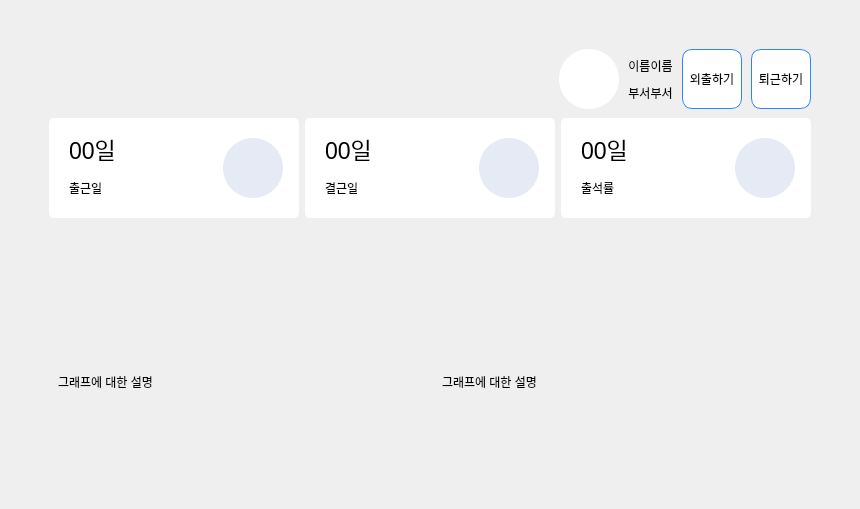
        <widget class="QWidget" name="home_page">
         <layout class="QHBoxLayout" name="horizontalLayout_9">
          <property name="leftMargin">
           <number>0</number>
          </property>
          <property name="topMargin">
           <number>0</number>
          </property>
          <property name="rightMargin">
           <number>0</number>
          </property>
          <property name="bottomMargin">
           <number>0</number>
          </property>
          <item>
           <spacer name="left_h_spacer">
            <property name="orientation">
             <enum>Qt::Horizontal</enum>
            </property>
            <property name="sizeHint" stdset="0">
             <size>
              <width>40</width>
              <height>20</height>
             </size>
            </property>
           </spacer>
          </item>
          <item>
           <widget class="QWidget" name="home_page_main_widget" native="true">
            <layout class="QVBoxLayout" name="verticalLayout_12">
             <property name="spacing">
              <number>9</number>
             </property>
             <item>
              <spacer name="verticalSpacer_4">
               <property name="orientation">
                <enum>Qt::Vertical</enum>
               </property>
               <property name="sizeHint" stdset="0">
                <size>
                 <width>20</width>
                 <height>40</height>
                </size>
               </property>
              </spacer>
             </item>
             <item>
              <layout class="QHBoxLayout" name="horizontalLayout_8">
               <property name="spacing">
                <number>0</number>
               </property>
               <item>
                <spacer name="horizontalSpacer_4">
                 <property name="orientation">
                  <enum>Qt::Horizontal</enum>
                 </property>
                 <property name="sizeHint" stdset="0">
                  <size>
                   <width>40</width>
                   <height>20</height>
                  </size>
                 </property>
                </spacer>
               </item>
               <item>
                <layout class="QHBoxLayout" name="horizontalLayout_7">
                 <property name="spacing">
                  <number>9</number>
                 </property>
                 <item>
                  <widget class="QLabel" name="img_lab">
                   <property name="minimumSize">
                    <size>
                     <width>60</width>
                     <height>60</height>
                    </size>
                   </property>
                   <property name="maximumSize">
                    <size>
                     <width>60</width>
                     <height>60</height>
                    </size>
                   </property>
                   <property name="styleSheet">
                    <string notr="true">background-color: rgb(255, 255, 255);
border-radius:30px;</string>
                   </property>
                   <property name="text">
                    <string/>
                   </property>
                   <property name="pixmap">
                    <pixmap>../../img/icon/user.png</pixmap>
                   </property>
                   <property name="scaledContents">
                    <bool>true</bool>
                   </property>
                   <property name="alignment">
                    <set>Qt::AlignCenter</set>
                   </property>
                  </widget>
                 </item>
                 <item>
                  <layout class="QVBoxLayout" name="verticalLayout_11">
                   <item>
                    <widget class="QLabel" name="home_name_lab">
                     <property name="maximumSize">
                      <size>
                       <width>16777215</width>
                       <height>30</height>
                      </size>
                     </property>
                     <property name="text">
                      <string>이름이름</string>
                     </property>
                     <property name="alignment">
                      <set>Qt::AlignBottom|Qt::AlignHCenter</set>
                     </property>
                    </widget>
                   </item>
                   <item>
                    <widget class="QLabel" name="home_dept_lab">
                     <property name="maximumSize">
                      <size>
                       <width>16777215</width>
                       <height>30</height>
                      </size>
                     </property>
                     <property name="text">
                      <string>부서부서</string>
                     </property>
                     <property name="alignment">
                      <set>Qt::AlignHCenter|Qt::AlignTop</set>
                     </property>
                    </widget>
                   </item>
                  </layout>
                 </item>
                 <item>
                  <widget class="QPushButton" name="out_btn">
                   <property name="minimumSize">
                    <size>
                     <width>60</width>
                     <height>60</height>
                    </size>
                   </property>
                   <property name="styleSheet">
                    <string notr="true">#out_btn{
border-radius:10px;
border: 1px solid #3085FE;
background-color: rgb(255, 255, 255);
}
#out_btn::hover{
	background-color: rgb(230, 236, 255);
}</string>
                   </property>
                   <property name="text">
                    <string>외출하기</string>
                   </property>
                  </widget>
                 </item>
                 <item>
                  <widget class="QPushButton" name="end_btn">
                   <property name="minimumSize">
                    <size>
                     <width>60</width>
                     <height>60</height>
                    </size>
                   </property>
                   <property name="styleSheet">
                    <string notr="true">#end_btn{border-radius:10px;
border: 1px solid #3085FE;
background-color: rgb(255, 255, 255);}
#end_btn::hover{
	background-color: rgb(230, 236, 255);
}</string>
                   </property>
                   <property name="text">
                    <string>퇴근하기</string>
                   </property>
                  </widget>
                 </item>
                </layout>
               </item>
              </layout>
             </item>
             <item>
              <widget class="QWidget" name="home_bottom_widget" native="true">
               <layout class="QVBoxLayout" name="verticalLayout_10">
                <property name="leftMargin">
                 <number>0</number>
                </property>
                <property name="topMargin">
                 <number>0</number>
                </property>
                <property name="rightMargin">
                 <number>0</number>
                </property>
                <property name="bottomMargin">
                 <number>0</number>
                </property>
                <item>
                 <layout class="QHBoxLayout" name="horizontalLayout_5">
                  <item>
                   <widget class="QWidget" name="attend_widget" native="true">
                    <property name="minimumSize">
                     <size>
                      <width>250</width>
                      <height>100</height>
                     </size>
                    </property>
                    <property name="maximumSize">
                     <size>
                      <width>16777215</width>
                      <height>100</height>
                     </size>
                    </property>
                    <property name="styleSheet">
                     <string notr="true">background-color: rgb(255, 255, 255);
border-radius:5px;</string>
                    </property>
                    <layout class="QHBoxLayout" name="horizontalLayout_4">
                     <property name="leftMargin">
                      <number>20</number>
                     </property>
                     <property name="topMargin">
                      <number>14</number>
                     </property>
                     <property name="rightMargin">
                      <number>16</number>
                     </property>
                     <property name="bottomMargin">
                      <number>14</number>
                     </property>
                     <item>
                      <layout class="QVBoxLayout" name="verticalLayout_5">
                       <item>
                        <widget class="QLabel" name="attend_day_lab">
                         <property name="maximumSize">
                          <size>
                           <width>60</width>
                           <height>16777215</height>
                          </size>
                         </property>
                         <property name="font">
                          <font>
                           <pointsize>17</pointsize>
                          </font>
                         </property>
                         <property name="text">
                          <string>00일</string>
                         </property>
                        </widget>
                       </item>
                       <item>
                        <widget class="QLabel" name="attend_text_lab">
                         <property name="maximumSize">
                          <size>
                           <width>60</width>
                           <height>16777215</height>
                          </size>
                         </property>
                         <property name="text">
                          <string>출근일</string>
                         </property>
                         <property name="alignment">
                          <set>Qt::AlignLeading|Qt::AlignLeft|Qt::AlignVCenter</set>
                         </property>
                        </widget>
                       </item>
                      </layout>
                     </item>
                     <item>
                      <spacer name="horizontalSpacer_3">
                       <property name="orientation">
                        <enum>Qt::Horizontal</enum>
                       </property>
                       <property name="sizeHint" stdset="0">
                        <size>
                         <width>40</width>
                         <height>20</height>
                        </size>
                       </property>
                      </spacer>
                     </item>
                     <item>
                      <widget class="QLabel" name="attand_img_lab">
                       <property name="minimumSize">
                        <size>
                         <width>60</width>
                         <height>60</height>
                        </size>
                       </property>
                       <property name="maximumSize">
                        <size>
                         <width>60</width>
                         <height>60</height>
                        </size>
                       </property>
                       <property name="layoutDirection">
                        <enum>Qt::LeftToRight</enum>
                       </property>
                       <property name="styleSheet">
                        <string notr="true">border-radius:30px;
background-color: rgb(230, 234, 245);</string>
                       </property>
                       <property name="text">
                        <string/>
                       </property>
                       <property name="pixmap">
                        <pixmap resource="../../img/icon/resource.qrc">:/attendance.png</pixmap>
                       </property>
                       <property name="scaledContents">
                        <bool>true</bool>
                       </property>
                       <property name="alignment">
                        <set>Qt::AlignCenter</set>
                       </property>
                      </widget>
                     </item>
                    </layout>
                   </widget>
                  </item>
                  <item>
                   <widget class="QWidget" name="out_widget" native="true">
                    <property name="minimumSize">
                     <size>
                      <width>250</width>
                      <height>100</height>
                     </size>
                    </property>
                    <property name="maximumSize">
                     <size>
                      <width>16777215</width>
                      <height>100</height>
                     </size>
                    </property>
                    <property name="styleSheet">
                     <string notr="true">background-color: rgb(255, 255, 255);
border-radius:5px;</string>
                    </property>
                    <layout class="QHBoxLayout" name="horizontalLayout_3">
                     <property name="leftMargin">
                      <number>20</number>
                     </property>
                     <property name="topMargin">
                      <number>14</number>
                     </property>
                     <property name="rightMargin">
                      <number>16</number>
                     </property>
                     <property name="bottomMargin">
                      <number>14</number>
                     </property>
                     <item>
                      <layout class="QVBoxLayout" name="verticalLayout_4">
                       <item>
                        <widget class="QLabel" name="out_day_lab">
                         <property name="maximumSize">
                          <size>
                           <width>60</width>
                           <height>16777215</height>
                          </size>
                         </property>
                         <property name="font">
                          <font>
                           <pointsize>17</pointsize>
                          </font>
                         </property>
                         <property name="text">
                          <string>00일</string>
                         </property>
                        </widget>
                       </item>
                       <item>
                        <widget class="QLabel" name="out_text_lab">
                         <property name="maximumSize">
                          <size>
                           <width>60</width>
                           <height>16777215</height>
                          </size>
                         </property>
                         <property name="text">
                          <string>결근일</string>
                         </property>
                         <property name="alignment">
                          <set>Qt::AlignLeading|Qt::AlignLeft|Qt::AlignVCenter</set>
                         </property>
                        </widget>
                       </item>
                      </layout>
                     </item>
                     <item>
                      <spacer name="horizontalSpacer_2">
                       <property name="orientation">
                        <enum>Qt::Horizontal</enum>
                       </property>
                       <property name="sizeHint" stdset="0">
                        <size>
                         <width>40</width>
                         <height>20</height>
                        </size>
                       </property>
                      </spacer>
                     </item>
                     <item>
                      <widget class="QLabel" name="absent_img_lab">
                       <property name="minimumSize">
                        <size>
                         <width>60</width>
                         <height>60</height>
                        </size>
                       </property>
                       <property name="maximumSize">
                        <size>
                         <width>60</width>
                         <height>60</height>
                        </size>
                       </property>
                       <property name="layoutDirection">
                        <enum>Qt::LeftToRight</enum>
                       </property>
                       <property name="styleSheet">
                        <string notr="true">border-radius:30px;
background-color: rgb(230, 234, 245);</string>
                       </property>
                       <property name="text">
                        <string/>
                       </property>
                       <property name="pixmap">
                        <pixmap resource="../../img/icon/resource.qrc">:/absent.png</pixmap>
                       </property>
                       <property name="scaledContents">
                        <bool>true</bool>
                       </property>
                       <property name="alignment">
                        <set>Qt::AlignCenter</set>
                       </property>
                      </widget>
                     </item>
                    </layout>
                   </widget>
                  </item>
                  <item>
                   <widget class="QWidget" name="absent_widget" native="true">
                    <property name="minimumSize">
                     <size>
                      <width>250</width>
                      <height>100</height>
                     </size>
                    </property>
                    <property name="maximumSize">
                     <size>
                      <width>16777215</width>
                      <height>100</height>
                     </size>
                    </property>
                    <property name="styleSheet">
                     <string notr="true">background-color: rgb(255, 255, 255);
border-radius:5px;</string>
                    </property>
                    <layout class="QHBoxLayout" name="horizontalLayout">
                     <property name="leftMargin">
                      <number>20</number>
                     </property>
                     <property name="topMargin">
                      <number>14</number>
                     </property>
                     <property name="rightMargin">
                      <number>16</number>
                     </property>
                     <property name="bottomMargin">
                      <number>14</number>
                     </property>
                     <item>
                      <layout class="QVBoxLayout" name="verticalLayout_3">
                       <item>
                        <widget class="QLabel" name="atd_per_lab">
                         <property name="maximumSize">
                          <size>
                           <width>60</width>
                           <height>16777215</height>
                          </size>
                         </property>
                         <property name="font">
                          <font>
                           <pointsize>17</pointsize>
                          </font>
                         </property>
                         <property name="text">
                          <string>00일</string>
                         </property>
                        </widget>
                       </item>
                       <item>
                        <widget class="QLabel" name="atd_per_text_lab">
                         <property name="maximumSize">
                          <size>
                           <width>60</width>
                           <height>16777215</height>
                          </size>
                         </property>
                         <property name="text">
                          <string>출석률</string>
                         </property>
                         <property name="alignment">
                          <set>Qt::AlignLeading|Qt::AlignLeft|Qt::AlignVCenter</set>
                         </property>
                        </widget>
                       </item>
                      </layout>
                     </item>
                     <item>
                      <spacer name="horizontalSpacer">
                       <property name="orientation">
                        <enum>Qt::Horizontal</enum>
                       </property>
                       <property name="sizeHint" stdset="0">
                        <size>
                         <width>40</width>
                         <height>20</height>
                        </size>
                       </property>
                      </spacer>
                     </item>
                     <item>
                      <widget class="QLabel" name="atd_per_img_lab">
                       <property name="minimumSize">
                        <size>
                         <width>60</width>
                         <height>60</height>
                        </size>
                       </property>
                       <property name="maximumSize">
                        <size>
                         <width>60</width>
                         <height>60</height>
                        </size>
                       </property>
                       <property name="layoutDirection">
                        <enum>Qt::LeftToRight</enum>
                       </property>
                       <property name="styleSheet">
                        <string notr="true">border-radius:30px;
background-color: rgb(230, 234, 245);</string>
                       </property>
                       <property name="text">
                        <string/>
                       </property>
                       <property name="pixmap">
                        <pixmap resource="../../img/icon/resource.qrc">:/out.png</pixmap>
                       </property>
                       <property name="scaledContents">
                        <bool>true</bool>
                       </property>
                       <property name="alignment">
                        <set>Qt::AlignCenter</set>
                       </property>
                      </widget>
                     </item>
                    </layout>
                   </widget>
                  </item>
                 </layout>
                </item>
                <item>
                 <spacer name="verticalSpacer">
                  <property name="orientation">
                   <enum>Qt::Vertical</enum>
                  </property>
                  <property name="sizeType">
                   <enum>QSizePolicy::Fixed</enum>
                  </property>
                  <property name="sizeHint" stdset="0">
                   <size>
                    <width>20</width>
                    <height>40</height>
                   </size>
                  </property>
                 </spacer>
                </item>
                <item>
                 <widget class="QWidget" name="home_bottom_widget_2" native="true">
                  <property name="minimumSize">
                   <size>
                    <width>0</width>
                    <height>236</height>
                   </size>
                  </property>
                  <property name="maximumSize">
                   <size>
                    <width>16777215</width>
                    <height>240</height>
                   </size>
                  </property>
                  <layout class="QHBoxLayout" name="horizontalLayout_6">
                   <property name="leftMargin">
                    <number>0</number>
                   </property>
                   <property name="topMargin">
                    <number>0</number>
                   </property>
                   <property name="rightMargin">
                    <number>0</number>
                   </property>
                   <property name="bottomMargin">
                    <number>0</number>
                   </property>
                   <item>
                    <widget class="QWidget" name="graph_widget_1" native="true">
                     <layout class="QVBoxLayout" name="verticalLayout_7">
                      <item>
                       <layout class="QVBoxLayout" name="verticalLayout_6"/>
                      </item>
                      <item>
                       <widget class="QLabel" name="graph_contents_1">
                        <property name="maximumSize">
                         <size>
                          <width>16777215</width>
                          <height>45</height>
                         </size>
                        </property>
                        <property name="text">
                         <string>그래프에 대한 설명</string>
                        </property>
                       </widget>
                      </item>
                     </layout>
                    </widget>
                   </item>
                   <item>
                    <widget class="QWidget" name="graph_widget_2" native="true">
                     <layout class="QVBoxLayout" name="verticalLayout_8">
                      <item>
                       <layout class="QVBoxLayout" name="verticalLayout_9"/>
                      </item>
                      <item>
                       <widget class="QLabel" name="graph_contents_2">
                        <property name="maximumSize">
                         <size>
                          <width>16777215</width>
                          <height>45</height>
                         </size>
                        </property>
                        <property name="text">
                         <string>그래프에 대한 설명</string>
                        </property>
                       </widget>
                      </item>
                     </layout>
                    </widget>
                   </item>
                  </layout>
                 </widget>
                </item>
               </layout>
              </widget>
             </item>
            </layout>
           </widget>
          </item>
          <item>
           <spacer name="right_h_spacer">
            <property name="orientation">
             <enum>Qt::Horizontal</enum>
            </property>
            <property name="sizeHint" stdset="0">
             <size>
              <width>40</width>
              <height>20</height>
             </size>
            </property>
           </spacer>
          </item>
         </layout>
        </widget>
